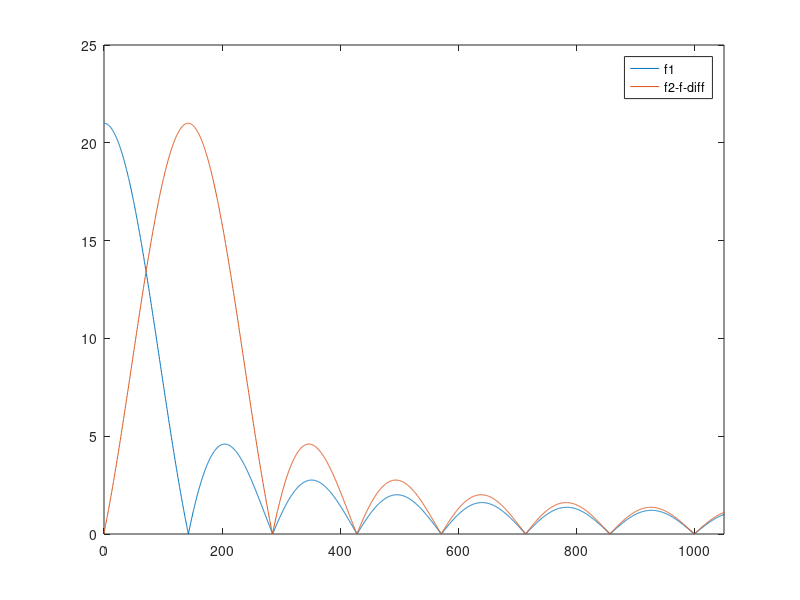

Reproduce this figure in MATLAB.
clear;
clc;
f_c=300;
B=300;
N=2;
delta_f=B/N;
fft_n=4096*2;
n=1:N;
f=delta_f*(n-1);
f(2)=f(2)-delta_f*0.05;
T=1/delta_f;
fs=3000;
t=-fft_n/(2*fs):1/fs:(fft_n-1)/(2*fs);

%signal_total=0;
figure;
f_i=(0:fft_n-1)*fs/fft_n;
for i=1:N
    signal=rectpuls(t-(1/2)*T,T).*exp(1i*2*pi*f(i)*t);
    %signal_total=signal_total+signal;
    y=abs(fft(signal));
    %f_i=(0:fft_n-1)*fs/fft_n;
    plot(f_i,y)
    xlim([0,3.5*B]);
    %ylim([0,300]);
    hold on;
end
legend("f1","f2-f-diff");
% plot(f_i,abs(fft(signal_total)));
% xlim([0,B+50]);
% title("N=50")

